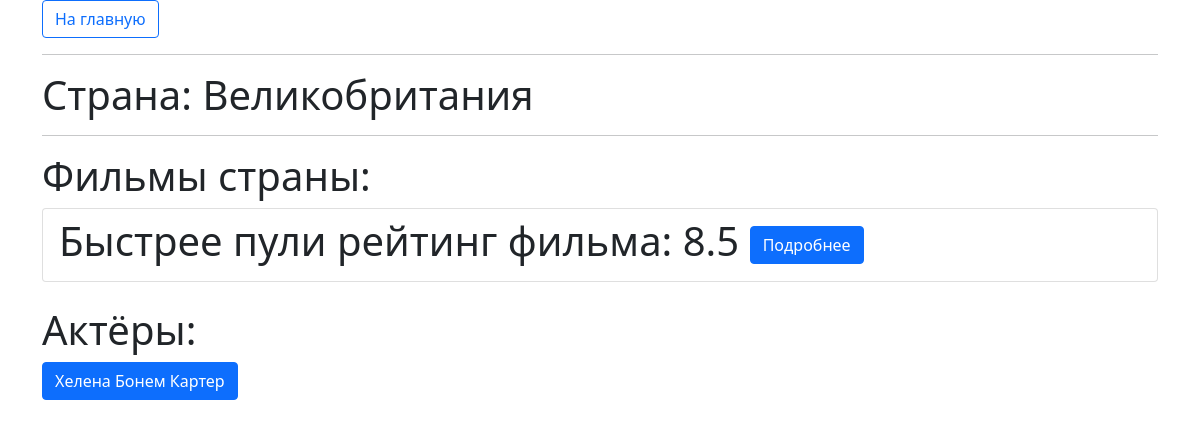
The page /country/4 on the database its author committed.
### tables this page shows
CREATE TABLE "Countries" (
"id" INTEGER,
  "name" TEXT
);

CREATE TABLE "Films" (
"id" INTEGER,
  "name" TEXT,
  "description" TEXT,
  "budget" INTEGER,
  "rating" REAL,
  "dateFound" TEXT
);

CREATE TABLE "Actors" (
"id" INTEGER,
  "surname" TEXT,
  "name" TEXT,
  "wikiLink" TEXT,
  "genderId" INTEGER,
  "dateBirth" TEXT
);

### run_web.py (the view)
@app.route('/country/<int:id>')
def country_page(id):
    country = Country.get_by_id(id)
    films = country.get_films()
    actors = country.get_actors()
    return render_template('country.html',
                           title=country.name,
                           films=films,
                           country=country,
                           actors=actors)

### database.py (called while the page is built)
    def db_select(self, sql, params):
        try:
            cur = self._db.cursor()
            cur.execute(sql, params)
            logging.info("Удачно запущен sql скрипт " + sql + " с параметрами " + str(params))
            return cur.fetchall()
        except Exception as e:
            logging.error("Не удалось получить список из базы данных")

### db_classes.py (called while the page is built)
    @staticmethod
    def get_by_id(id : int):
        query = "SELECT * FROM Films WHERE id = ?"
        data = db.db_select(query, [id])
        if data:
            film_data = data[0]
            return Film(film_data[0],film_data[1],film_data[2],film_data[3],film_data[4],film_data[5])

    @staticmethod
    def get_by_id(id : int):
        query = "SELECT * FROM Actors WHERE id = ?"
        data = db.db_select(query, [id])
        if data:
            actor_data = data[0]
            return Actor(actor_data[0],actor_data[1],actor_data[2],actor_data[3],actor_data[4],actor_data[5])

    def get_films(self):
        query = "SELECT idFilm FROM FilmsCountries WHERE idCountry = ?"
        data = db.db_select(query, [self.id])
        films = []
        if data:
            for film_id in data:
                films.append(Film.get_by_id(film_id[0]))
        return films

    def get_actors(self):
        query = "SELECT idActor FROM ActorsCountries WHERE idCountry = ?"
        data = db.db_select(query, [self.id])
        actors = []
        if data:
            for actor_id in data:
                actors.append(Actor.get_by_id(actor_id[0]))
        return actors

    @staticmethod
    def get_by_id(id : int):
        query = "SELECT * FROM Countries WHERE id = ?"
        data = db.db_select(query, [id])
        if data:
            country_data = data[0]
            return Country(country_data[0],country_data[1])

### templates/country.html (shortened to what this page needs)
<html>
    <head>
        <link href="https://cdn.jsdelivr.net/npm/bootstrap@5.0.2/dist/css/bootstrap.min.css" rel="stylesheet">
    </head>
    <body>
    <div class="container-xl">
        <a class="btn btn-outline-primary" href="/" role="button">На главную</a>
        <hr>
        <h1>Страна: {{ country.name }}</h1>
        <hr>
        <h3 class="display-6"> Фильмы страны: </h3>
        <ul class="list-group">
        {% for film in films %}
             <li class="list-group-item"><h3 class="display-6"><b>{{ film.name }}</b>  рейтинг фильма: {{ film.rating }} <a class="btn btn-primary" href="/film/{{ film.id }}" role="button">Подробнее</a></h3></li>
        {% endfor %}
        </ul>
        <h3 class="display-6"> Актёры: </h3>
        {% for actor in actors %}
         <a class="btn btn-primary" href="/actor/{{ actor.id }}" role="button">{{ actor.name }} {{ actor.surname }}</a>
        {% endfor %}
    </div>
    </body>
</html>

### rows shown on the page
Countries: name "Великобритания"
Films: name "Быстрее пули", rating "8.5"
Actors: name "Хелена", surname "Бонем Картер"
